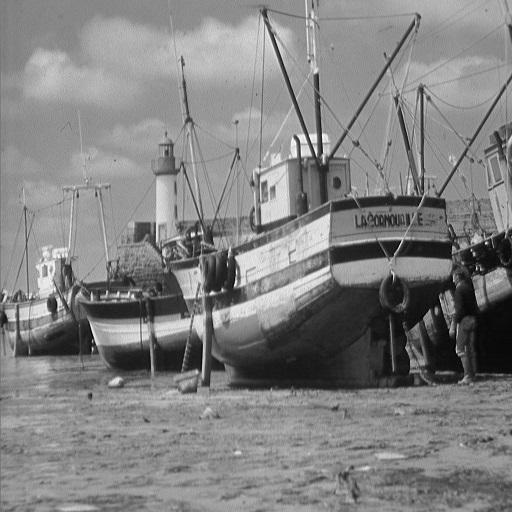
#> input picture 3_Gray_scale_transformation/transformada_negativa/boat.jpg, 512 x 512 px
$ python trans_negativa.py
#> lines starting #> are read from the running program, lines starting #| are printed output that depends on the picture
#> further down, A is the input picture: shape (512, 512); min 0, max 255, mean 129.7
import numpy as np
import imageio as im
import matplotlib.pyplot as plt
# Importacion de bibliotecas matematica, manejo imagenes y graficado

def trans_negativa(A):
# Transformada negativa
#   realiza una inversion en los valores de la imagen en la escala de grises
#   (0, ..., 255)
# Realiza la siguiente operacion:
#   B = c*A + b
#   donde c = -1 ; b = 255
# Recibe: una matriz de imagen en valores de 8 bits
# Retorna: una matriz resultante de imagen de valores de 8 bits

    A = A.astype(np.double) # conversion de tipos de int a double

    B = np.zeros((len(A),len(A[0])))
#> B: shape (512, 512) float64; every value is 0
        # crea una matriz de ceros con tamano de A

    # se definen los valores de c y b para la conversion lineal negativa
    c = -1
    b = 255

    B_dot = np.dot(c,A) # producto punto entre matrices
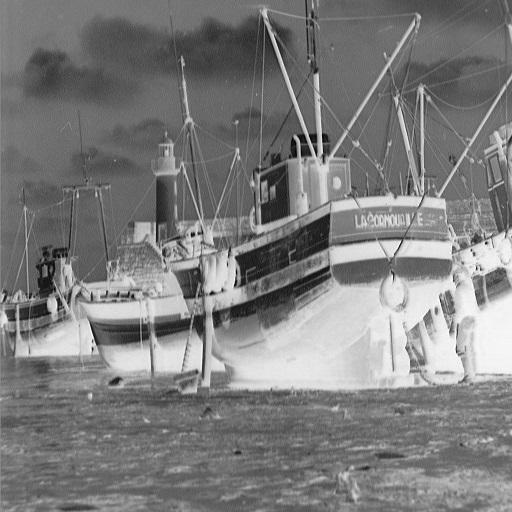
#> B_dot: shape (512, 512) float64; min -255, max 0, mean -129.7; drawn with min black and max white
    B = np.add(B_dot, b) # suma vectorial entre matrices
    B = B.astype(np.uint8) # conversion de tipos de double a uint8

    return B

A = im.imread("boat.jpg") # lectura de imagen original escala a grises 512*512
    # Nota: image.io utiliza arrays de numpy por lo que sus tipos son
    #   compatibles

plt.figure(1) # creacion de nueva figura para graficado
plt.subplot(121) # posicionamiento de imagen original
plt.title("Imagen Original") # titulo de la imagen original
plt.imshow(A, cmap=plt.get_cmap('gray')) # muestra matriz original como imagen

B = trans_negativa(A) # aplicacion de la transformada negativa

plt.subplot(122) # posicionamiento de imagen transformada
plt.title("Imagen Modificada Transformada Negativa")
    # titulo de la imagen transformada
plt.imshow(B, cmap=plt.get_cmap('gray'))
    # muestra matriz transformada como imagen en escala de grises

plt.show() # despliega la grafica
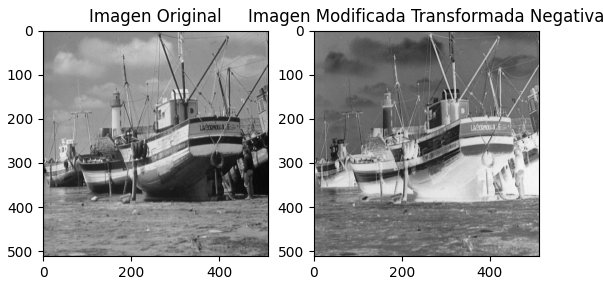
#> figure drawn by matplotlib, 2 panels
